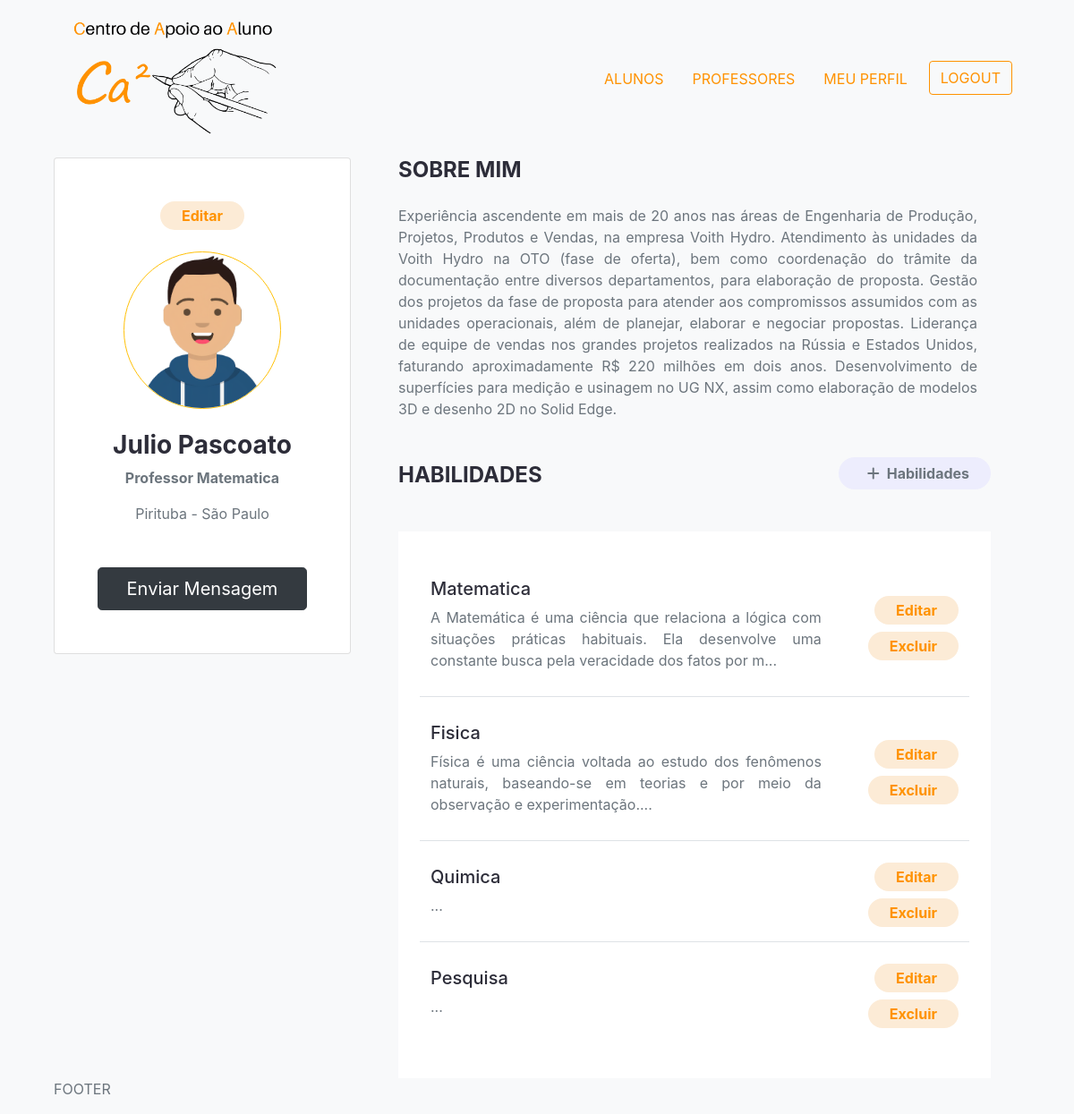
/professores/account/ (signed in), run on an earlier commit of the app's database.
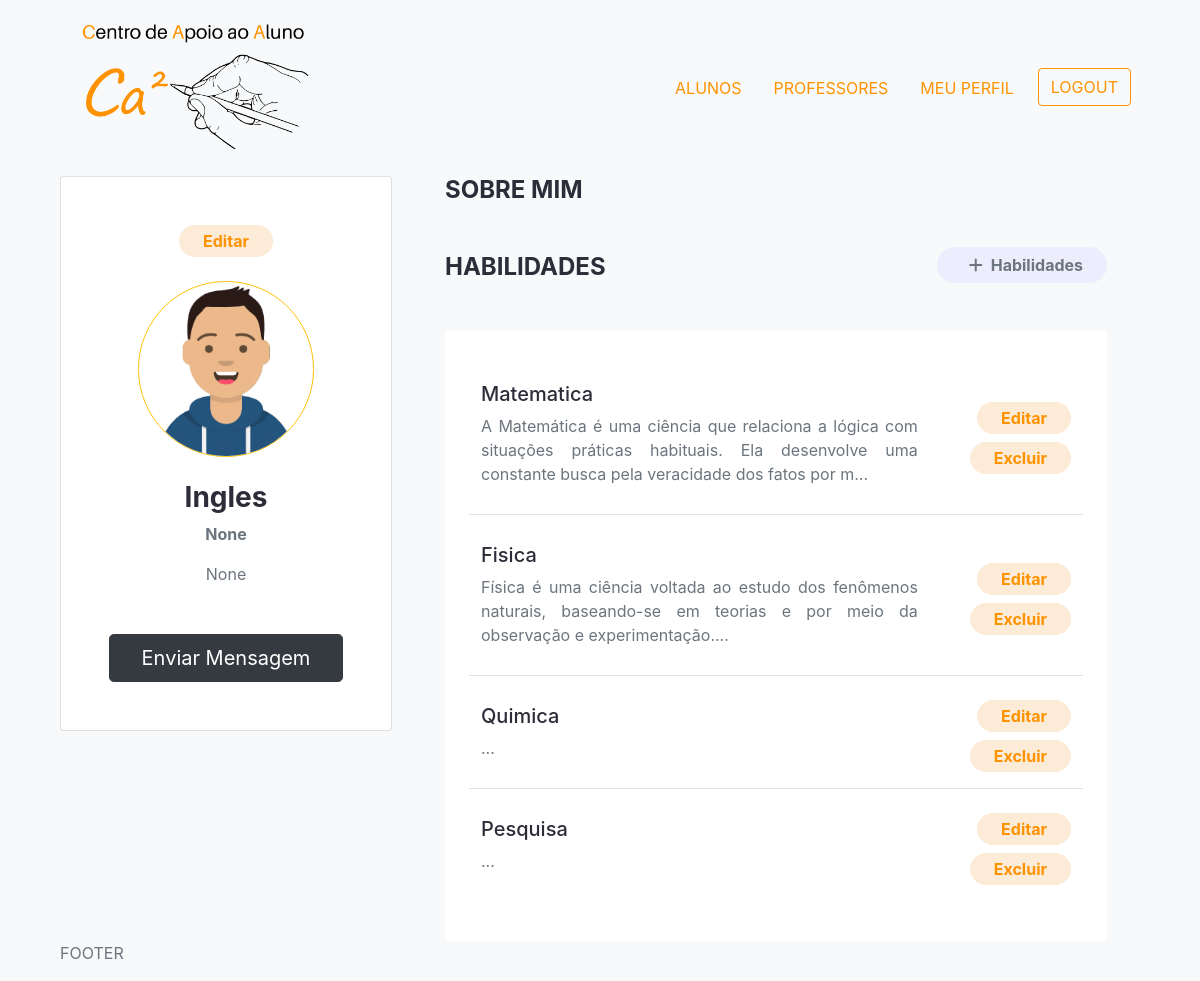
And on a later commit of the database.
### professores/models.py (models this page shows, shortened)
class Professor(models.Model):
    user = models.OneToOneField(
        User, on_delete=models.CASCADE, null=True, blank=True)
    nome = models.CharField(max_length=200, blank=True, null=True)
    email = models.EmailField(max_length=200, blank=True, null=True)
    username = models.CharField(max_length=200, blank=True, null=True)
    localizacao = models.CharField(max_length=200, blank=True, null=True)
    introducao = models.CharField(max_length=200, blank=True, null=True)
    bio = models.TextField(blank=True, null=True)
    imagem_perfil = models.ImageField(
        null=True, blank=True, upload_to='professores/', default='professores/user-default.png')
    endereco = models.TextField(blank=True, null=True)
    telefone = models.CharField(max_length=200, blank=True, null=True)
    celular = models.CharField(max_length=200, blank=True, null=True)
    cpf = models.CharField(max_length=200, blank=True, null=True)
    rg = models.CharField(max_length=200, blank=True, null=True)
    pis = models.CharField(max_length=200, blank=True, null=True)
    data_nascimento = models.DateField(blank=True, null=True)
    dados_bancarios = models.TextField(blank=True, null=True)
    created = models.DateTimeField(auto_now_add=True)
    id = models.UUIDField(default=uuid.uuid4, unique=True,
                          primary_key=True, editable=False)

### professores/views.py (the view)
# urls.py: path('account/', views.userAccount, name="account"),
@login_required(login_url='login')
def userAccount(request):
    profile = request.user.professor
    context = {'professor': profile}
    return render(request, 'professores/account.html', context)

### professores/templates/professores/account.html
{% extends "main.html" %}
{% block content %}
    <div class="container">
  <div class="row">
    <div class="col-md-12 col-lg-4 mb-5">
      <div class="card text-center mr-2">
            <div class="card-body p-5">
              <div class="mb-4">
                <a class="rounded-pill d-inline-flex py-1 px-4 text-warning skill__back font-weight-bold" href="{% url 'edit-account' %}">Editar</a>
              </div>
              <img class="rounded-circle border border-warning w-75" src="{{professor.imagem_perfil.url}}" />
              <h3 class="text-dark font-weight-bold mt-4">{{professor.nome}}</h3>
              <p class="font-weight-bolder">{{professor.introducao}}</p>
              <p class="mb-5">{{professor.localizacao}}</p>
              <input type="submit" class="btn btn-dark btn-block btn-lg" value="Enviar Mensagem">
            </div>
        </div>
    </div>
    <div class="col pr-5">
        <div class="container mb-5">
            <h4 class="text-uppercase mb-4 font-weight-bold text-dark">Sobre Mim</h4>
            <p class="text-justify"> {{professor.bio}}
            </p>
        </div>
        <div class="container pr-0">
            <div class="container my-4 px-0 d-flex justify-content-between">
              <h4 class="text-uppercase mb-4 font-weight-bold text-dark">Habilidades</h4>
              <div>
                <a class="rounded-pill py-2 px-4 search-class font-weight-bold text-muted text-decoration-none" href="{% url 'create-skill' %}"><i class="fas fa-plus mx-2"></i>Habilidades</a>
              </div>
            </div>
            <div class="container p-4 bg-white">
              <table class="table table-borderless">
                <tbody>
                  {% for skill in professor.habilidade_set.all %}
                    <tr class="border-bottom">
                      <td>
                        <h5 class="text-dark mt-3" >{{skill.nome|title}}</h5>
                        <div class="text-justify text-secondary mb-3">{{ skill.descricao|slice:"150"}}...</div>
                      </td>
                      <td class="align-middle text-right">
                        <a class="rounded-pill d-inline-flex py-1 px-4 my-2 text-warning skill__back font-weight-bold" href="{% url 'update-skill' skill.id %}">Editar</a>
                        <a class="rounded-pill d-inline-flex py-1 px-4 text-warning skill__back font-weight-bold" href="{% url 'delete-skill' skill.id %}?next=/account">Excluir</a>
                      </td>
                    </tr>
                  {% endfor %}
                </tbody>
              </table>
            </div>
        </div>
    </div>
</div>
{% endblock content %}

What changed in the data, as far as the page shows it:
changed Professor: nome "Julio Pascoato" → "Ingles"; introducao "Professor Matematica" → "None"; localizacao "Pirituba - São Paulo" → "None"; bio "Experiência ascendente em mais de 20 anos nas áreas de Engenharia de Produção, Projetos, Produtos e Vendas, na empresa Voith Hydro. Atendimento às unidades da Voith Hydro na OTO (fase de oferta), bem como coordenação do trâmite da documentação entre diversos departamentos, para elaboração de proposta. Gestão dos projetos da fase de proposta para atender aos compromissos assumidos com as unidades operacionais, além de planejar, elaborar e negociar propostas. Liderança de equipe de vendas nos grandes projetos realizados na Rússia e Estados Unidos, faturando aproximadamente R$ 220 milhões em dois anos. Desenvolvimento de superfícies para medição e usinagem no UG NX, assim como elaboração de…" → (not shown)
